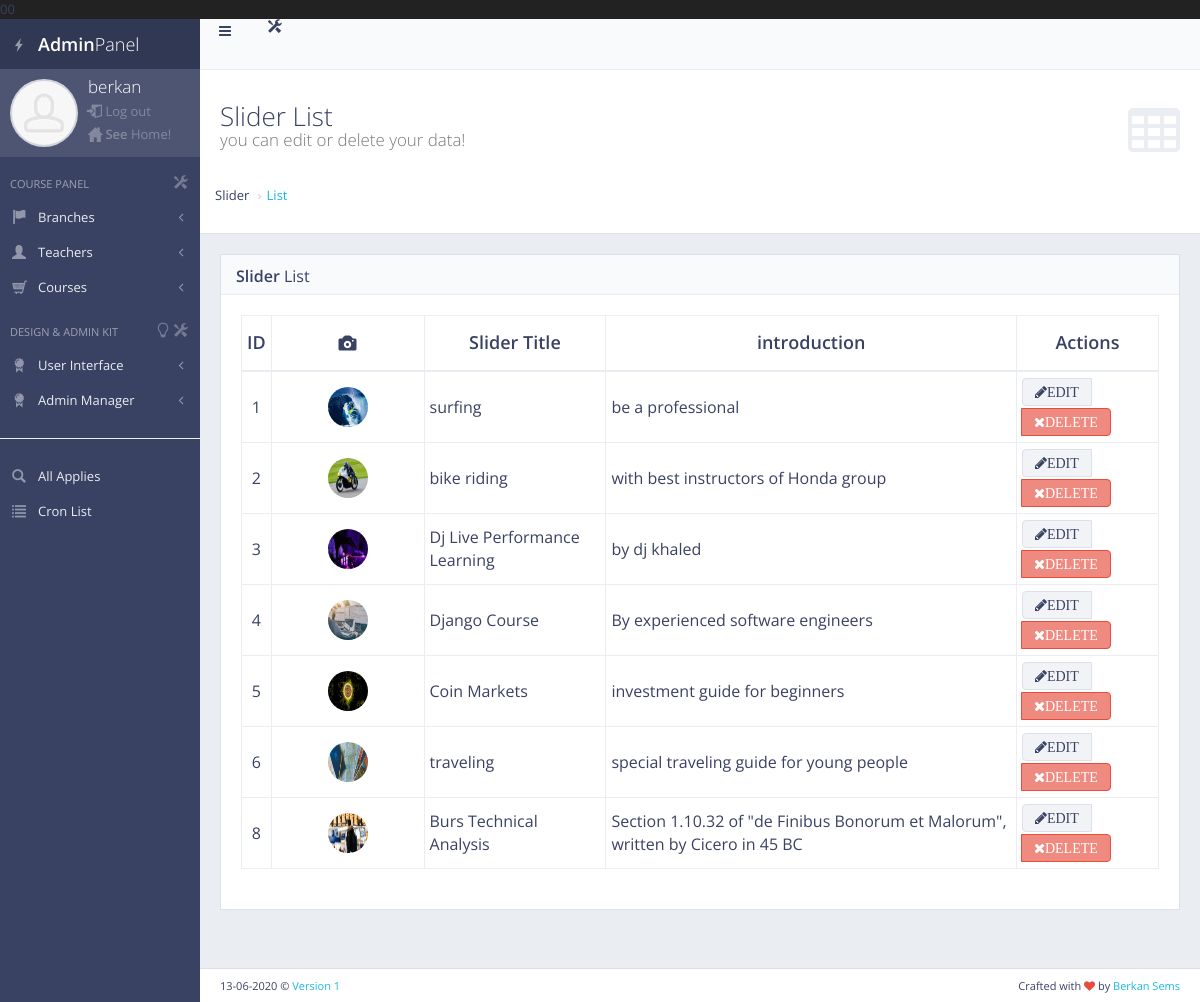
Screenshot of /panel/slider_list/ (signed in) with the database file from the repository.
### panel/models.py (models this page shows, shortened)
class Slider(models.Model):
    title = models.CharField(max_length=50)
    introduction = models.CharField(max_length=200)
    pic = models.ImageField(null=True, blank=True)

### panel/decorators.py (the view)
        def wrapper_function(request, *args, **kwargs):
            group = None
            if request.user.groups.exists():
                group = request.user.groups.all()[0].name
            for role in allowed_roles:
                if group == role:
                    return view_func(request, *args, **kwargs)
            return HttpResponse("You are not authorized to view this page")

### panel/views.py (called while the page is built)
@login_required(login_url='my_login')
@allowed_users(allowed_roles=['admin'])
def sliderList(request):
    sliders = Slider.objects.all()
    context = {'sliders': sliders}
    return render(request, 'back/slider_list.html',context)

### templates/back/slider_list.html (shortened to what this page needs)
00{% extends 'back/master_panel.html' %}
{% load static %}
{% block content %}
    <div id="page-content">
        <div class="content-header">
            <div class="header-section">
                <h1>
                    <i class="fa fa-table"></i>Slider List<br><small>you can edit or delete your data!</small>
                </h1>
            </div>
            <div class="breadcrumb breadcrump-top">
                <li>Slider</li>
                <li><a href="#">List</a></li>
            </div>
        </div>
        <div class="block full">
            <div class="block-title">
                <h2><strong>Slider</strong> List</h2>
            </div>
            <div class="table-responsive">
                <table id="example-datatable" class="table table-vcenter table-condensed table-bordered">
                    <thead>
                    <tr>
                        <th class="text-center">ID</th>
                        <th class="text-center col-md-2" ><i class="hi hi-camera"></i></th>
                        <th class="text-center ">Slider Title</th>
                        <th class="text-center ">introduction</th>
                        <th class="text-center">Actions</th>
                    </tr>
                    </thead>
                    <body>
                    {% for slider in sliders %}
                    <tr>
                        <td class="text-center">{{ slider.id }}</td>
                        <td class="text-center">
                            {% if slider.pic %}
                                <img src="{{ slider.pic.url }}" style="width: 40px; height: 40px"
                                                         alt="image"
                                                         class="img-circle">
                            {% else %}
                                <h4>No image</h4>
                            {% endif %}
                        </td>
                        <td>{{ slider.title }}</td>
                        <td>{{ slider.introduction }}</td>
                        <td class="text-center">
                            <div class="btn-group">
                                <a href="{% url 'slider_update' slider.id %}" data-toggle="tooltip" title="Edit"
                                   class="btn btn-default"><i class="fa fa-pencil">EDIT</i></a>
                                <a href="{% url 'slider_delete' slider.id %}" data-toggle="tooltip" title="Delete"
                                   class="btn btn-danger"><i class="fa fa-times">DELETE</i></a>
                            </div>
                        </td>
                    </tr>
                    {% endfor %}
                    </body>
                </table>
            </div>
        </div>
    </div>
{% endblock %}

### templates/back/master_panel.html (shortened to what this page needs)
{% load static %}
<!DOCTYPE html>
 <html class="no-js" lang="en">
    <head>
        <link rel="stylesheet" href="{% static 'back/css/bootstrap.min.css' %}">
        <link rel="stylesheet" href="{% static 'back/css/plugins.css' %}">
        <link rel="stylesheet" href="{% static 'back/css/main.css' %}">
        <link rel="stylesheet" href="{% static 'back/css/themes.css' %}">
    </head>
    <body>
        <div id="page-wrapper">
            <div id="page-container" class="sidebar-partial sidebar-visible-lg sidebar-no-animations">
                <div id="sidebar">
                    <div id="sidebar-scroll">
                        <div class="sidebar-content">
                            <a href="{% url 'panel' %}" class="sidebar-brand">
                                <i class="gi gi-flash"></i><span class="sidebar-nav-mini-hide"><strong>Admin</strong>Panel</span>
                            </a>
                            <div class="sidebar-section sidebar-user clearfix sidebar-nav-mini-hide">
                                <div class="sidebar-user-avatar">
                                    <a href="{% url 'panel' %}">
                                        <img src="{% static 'back/img/placeholders/avatars/avatar2.jpg' %}" alt="avatar">
                                    </a>
                                </div>
                                <div class="sidebar-user-name" style="margin-top: -5px">{{ request.user.username }}</div>
                                <div class="sidebar-user-links" style="margin-top: 2px">
                                    <a href="{% url 'my_logout' %}" data-toggle="tooltip" data-placement="bottom" title="Logout"><i class="gi gi-exit "></i>  Log out</a>
                                </div>
                                <div class="sidebar-user-links" style="margin-top: 5px">
                                    <a href="{% url 'home' %}" data-toggle="tooltip" data-placement="bottom" title="Logout"><i class="gi gi-home "></i> <strong>See</strong> Home!</a>
                                </div>
                            </div>
                            <ul class="sidebar-nav">
                                <li class="sidebar-header">
                                    <span class="sidebar-header-options clearfix"><a href="javascript:void(0)" data-toggle="tooltip" title="Quick Settings"><i class="gi gi-settings"></i></a></span>
                                    <span class="sidebar-header-title">Course Panel</span>
                                </li>
                                <li>
                                    <a href="#" class="sidebar-nav-menu"><i class="fa fa-angle-left sidebar-nav-indicator sidebar-nav-mini-hide"></i><i class="gi gi-flag sidebar-nav-icon"></i><span class="sidebar-nav-mini-hide">Branches</span></a>
                                </li>
                                <li>
                                    <a href="#" class="sidebar-nav-menu"><i class="fa fa-angle-left sidebar-nav-indicator sidebar-nav-mini-hide"></i><i class="hi hi-user sidebar-nav-icon"></i><span class="sidebar-nav-mini-hide">Teachers</span></a>
                                </li>
                                <li>
                                    <a href="#" class="sidebar-nav-menu"><i class="fa fa-angle-left sidebar-nav-indicator sidebar-nav-mini-hide"></i><i class="gi gi-shopping_cart sidebar-nav-icon"></i><span class="sidebar-nav-mini-hide">Courses</span></a>
                                </li>
                                <li class="sidebar-header">
                                    <span class="sidebar-header-options clearfix"><a href="javascript:void(0)" data-toggle="tooltip" title="Quick Settings"><i class="gi gi-settings"></i></a><a href="javascript:void(0)" data-toggle="tooltip" title="Change slider image and features!"><i class="gi gi-lightbulb"></i></a></span>
                                    <span class="sidebar-header-title">Design & Admin Kit</span>
                                </li>
                                <li>
                                    <a href="#" class="sidebar-nav-menu"><i class="fa fa-angle-left sidebar-nav-indicator sidebar-nav-mini-hide"></i><i class="gi gi-certificate sidebar-nav-icon"></i><span class="sidebar-nav-mini-hide">User Interface</span></a>
                                </li>
                                <li>
                                    <a href="#" class="sidebar-nav-menu"><i class="fa fa-angle-left sidebar-nav-indicator sidebar-nav-mini-hide"></i><i class="gi gi-certificate sidebar-nav-icon"></i><span class="sidebar-nav-mini-hide">Admin Manager</span></a>
                                </li>
                                <hr>
                                <li>
                                    <a href="{% url 'applies' %}"><i class="gi gi-search sidebar-nav-icon"></i>All Applies</a>
                                </li>
                                <li>
                                    <a href="{% url 'cron_list' %}"><i class="gi gi-list sidebar-nav-icon"></i>Cron List</a>
                                </li>
                            </ul>
                        </div>
                    </div>
                </div>
                <div id="main-container">
                    <header class="navbar navbar-default">
                        <ul class="nav navbar-nav-custom">
                            <li>
                                <a href="javascript:void(0)" onclick="App.sidebar('toggle-sidebar');this.blur();">
                                    <i class="fa fa-bars fa-fw"></i>
                                </a>
                            </li>
                            <li class="dropdown">
                                <a href="javascript:void(0)" class="dropdown-toggle" data-toggle="dropdown">
                                    <i class="gi gi-settings"></i>
                                </a>
                            </li>
                        </ul>
                    </header>
                    {% block content %}
                    {% endblock %}
                    <footer class="clearfix">
                        <div class="pull-right">
                            Crafted with <i class="fa fa-heart text-danger"></i> by <a href="https://1.envato.market/ydb" target="_blank">Berkan Sems</a>
                        </div>
                        <div class="pull-left">
                            <span>13-06-2020</span> &copy; <a>Version 1</a>
                        </div>
                    </footer>
                </div>
            </div>
        </div>
    </body>
</html>

### rows the page displays
Slider: id "1", pic (picture), title "surfing", introduction "be a professional"
Slider: id "2", pic (picture), title "bike riding", introduction "with best instructors of Honda group"
Slider: id "3", pic (picture), title "Dj Live Performance Learning", introduction "by dj khaled"
Slider: id "4", pic (picture), title "Django Course", introduction "By experienced software engineers"
Slider: id "5", pic (picture), title "Coin Markets", introduction "investment guide for beginners"
Slider: id "6", pic (picture), title "traveling", introduction "special traveling guide for young people"
Slider: id "8", pic (picture), title "Burs Technical Analysis", introduction "Section 1.10.32 of \"de Finibus Bonorum et Malorum\", written by Cicero in 45 BC"

### other values shown
{{ request.user.username }} "berkan"
